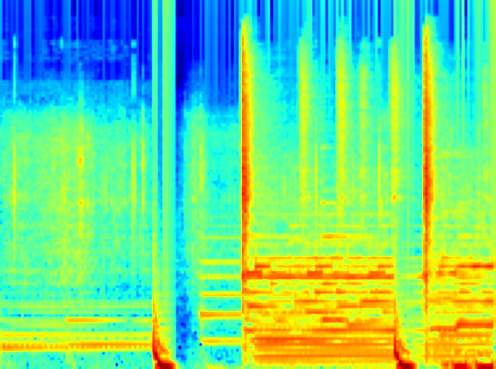
#> input picture datasets/MELSpectro/trainA/Lofi hip hop mix - Beats to Relax_Study to [2018]1060.0MEL.png, 496 x 369 px, given in place of test_mel.png, which was not available
$ jupyter execute --allow-errors LogisticRegression_Genre_Classification.ipynb   (shell and % lines are left out)   (text cells are left out)
#> lines starting #> are read from the running program, lines starting #| are printed output that depends on the picture; pictures that were not available may be replaced by others from this repository, and a replacement may not be noted
[cell 1]
from skimage import color
from skimage import io
from skimage.transform import resize
import os

[cell 2]
def convert_img(filename, dst_folder):
#> called with filename = 'test_mel.png', dst_folder = 'sample_data'
  img = io.imread(filename)
#> img is the input picture: shape (369, 496, 4); mean R, G, B, A 111.7, 215.7, 136.6, 255
  img_gray = color.rgb2gray(img)
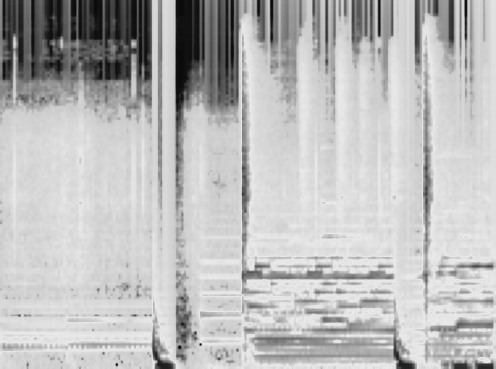
#> img_gray: shape (369, 496) float64; min 0.0359, max 0.915, mean 0.737
  # io.imshow(img)
  # io.imshow(img_gray)

  img_gray = resize(img_gray, (256, 256))
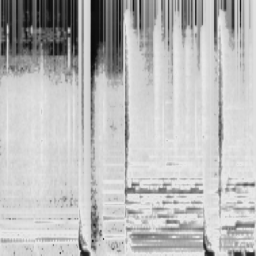
#> img_gray: shape (256, 256) float64; min 0.0376, max 0.915, mean 0.737
  # io.imshow(img_gray)

  # io.imsave(f'./{dst_folder}/{filename}', img_gray)
  io.imsave(f'./{filename}', img_gray)

  return img_gray.flatten()

[cell 3]
arr = convert_img('test_mel.png', 'sample_data')
print(arr.shape)
#| (65536,)

$ run again, on datasets/MELSpectro/trainA/Lofi hip hop mix - Beats to Relax_Study to [2018]1204.0MEL.png
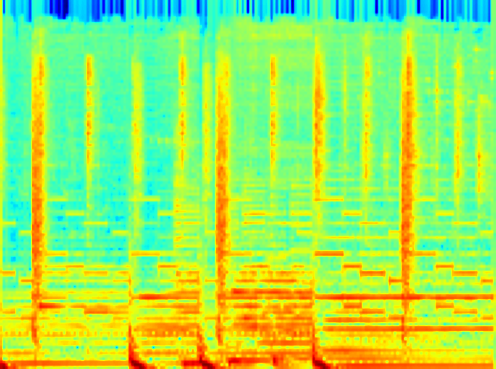
#> input picture datasets/MELSpectro/trainA/Lofi hip hop mix - Beats to Relax_Study to [2018]1204.0MEL.png, 496 x 369 px, given in place of test_mel.png, which was not available
#> in convert_img, img is the input picture: shape (369, 496, 4); mean R, G, B, A 155.4, 233.8, 92.4, 255
#> in convert_img, `img_gray = color.rgb2gray(img)`:
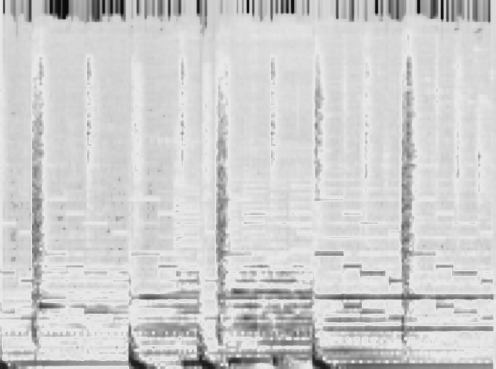
#> img_gray: shape (369, 496) float64; min 0.0359, max 0.915, mean 0.812
#> in convert_img, `img_gray = resize(img_gray, (256, 256))`:
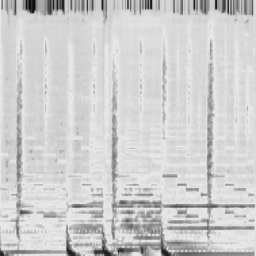
#> img_gray: shape (256, 256) float64; min 0.0424, max 0.915, mean 0.812
#| (65536,)

$ run again, on datasets/MELSpectro/trainA/Lofi hip hop mix - Beats to Relax_Study to [2018]144.0MEL.png
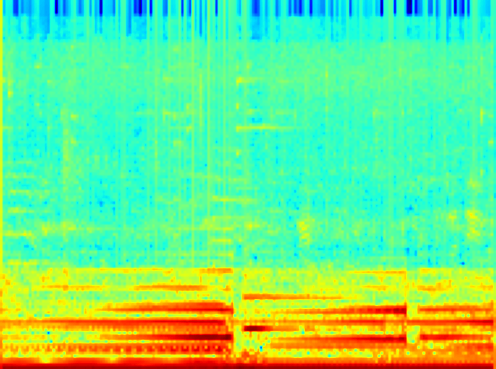
#> input picture datasets/MELSpectro/trainA/Lofi hip hop mix - Beats to Relax_Study to [2018]144.0MEL.png, 496 x 369 px, given in place of test_mel.png, which was not available
#> in convert_img, img is the input picture: shape (369, 496, 4); mean R, G, B, A 111.5, 231.3, 134.7, 255
#> in convert_img, `img_gray = color.rgb2gray(img)`:
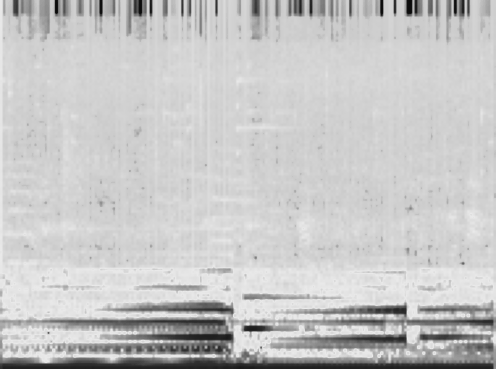
#> img_gray: shape (369, 496) float64; min 0.0359, max 0.915, mean 0.78
#> in convert_img, `img_gray = resize(img_gray, (256, 256))`:
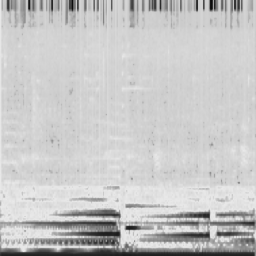
#> img_gray: shape (256, 256) float64; min 0.0413, max 0.915, mean 0.78
#| (65536,)

$ run again, on datasets/MELSpectro/trainA/Lofi hip hop mix - Beats to Relax_Study to [2018]1536.0MEL.png
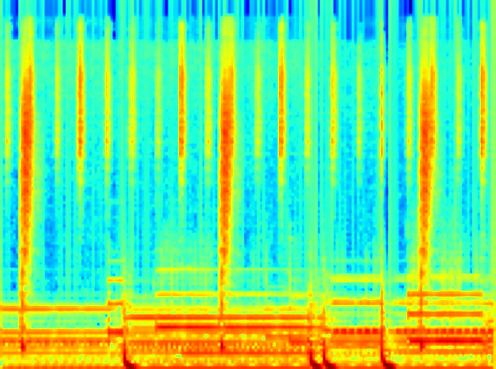
#> input picture datasets/MELSpectro/trainA/Lofi hip hop mix - Beats to Relax_Study to [2018]1536.0MEL.png, 496 x 369 px, given in place of test_mel.png, which was not available
#> in convert_img, img is the input picture: shape (369, 496, 4); mean R, G, B, A 111.3, 226.5, 137, 255
#> in convert_img, `img_gray = color.rgb2gray(img)`:
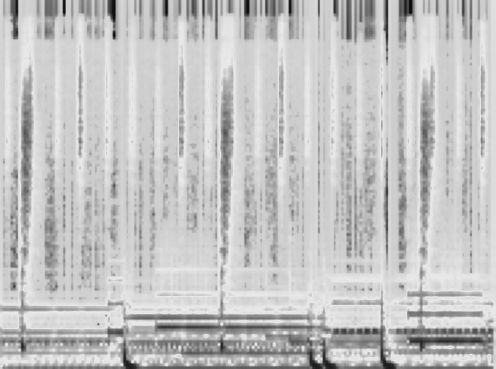
#> img_gray: shape (369, 496) float64; min 0.0359, max 0.915, mean 0.767
#> in convert_img, `img_gray = resize(img_gray, (256, 256))`:
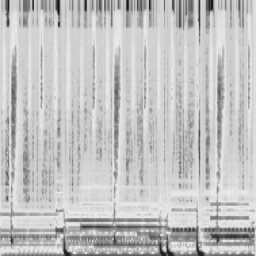
#> img_gray: shape (256, 256) float64; min 0.0655, max 0.915, mean 0.767
#| (65536,)
